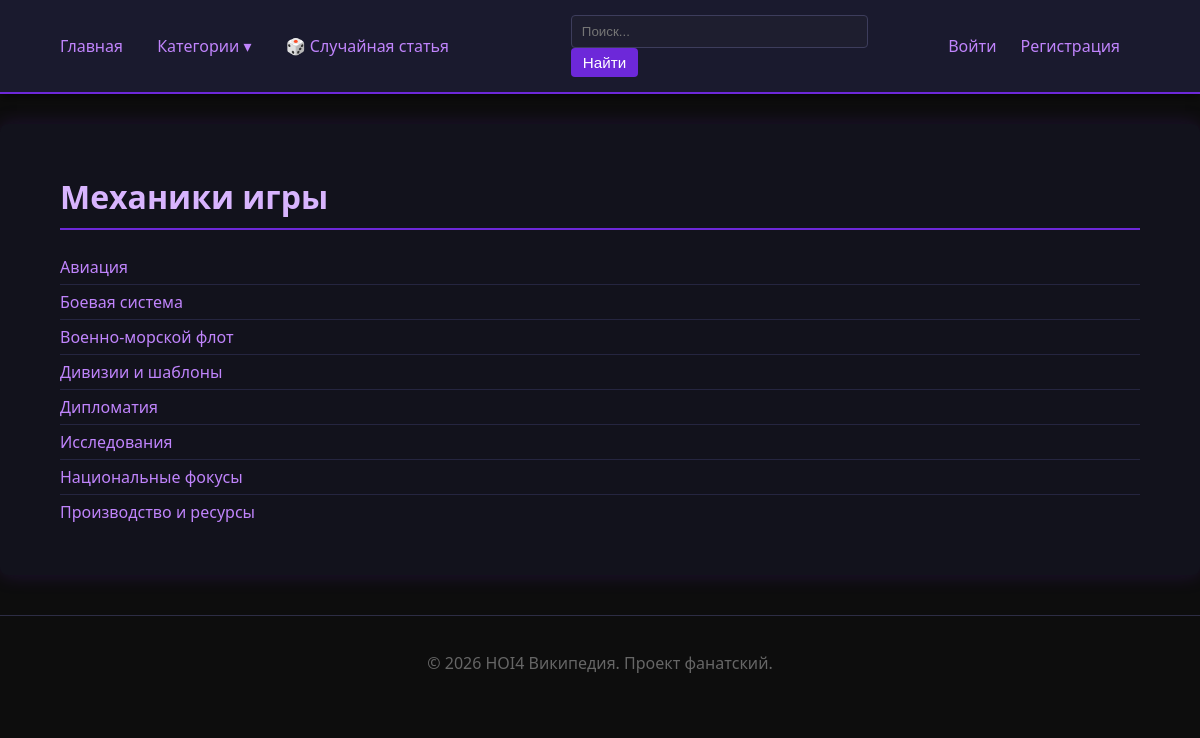
The page /mechanics on the database its author committed.
### app/models.py (models this page shows, shortened)
class Mechanic(SqlAlchemyBase):
    __tablename__ = 'mechanic'
    id = sa.Column(sa.Integer, primary_key=True, autoincrement=True)
    nazvanie = sa.Column(sa.String(120), nullable=False, unique=True)
    opisanie = sa.Column(sa.Text, nullable=False)
    category = orm.relationship('Category', secondary=mechanicCategorySvyaz, backref='mechanics')

### app/routes.py (the view)
@main.route('/mechanics')
def mechanicsList():
    sessia = dbSession()
    mehaniki = sessia.query(Mechanic).order_by(Mechanic.nazvanie).all()
    return render_template('mechanicsList.html', title='Механики', mehaniki=mehaniki)

### app/__init__.py (called while the page is built)
def create_app(configClass=Config):
    app = Flask(__name__)
    app.config.from_object(configClass)
    loginManager.init_app(app)
    from app.models import Yuzer, dbSession, Category
    @app.teardown_appcontext
    def shutdownSession(exception=None):
        dbSession.remove()
    @loginManager.user_loader
    def loadYuzer(yuzerId):
        sessia = dbSession()
        return sessia.get(Yuzer, int(yuzerId))
    @app.context_processor
    def utilityProcessor():
        def getKategoriiSoStatyami():
            sessia = dbSession()
            return sessia.query(Category).filter(Category.statya.any()).all()
        return dict(getKategoriiSoStatyami=getKategoriiSoStatyami)
    from app.routes import main
    app.register_blueprint(main)
    return app

### app/templates/mechanicsList.html (shortened to what this page needs)
{% extends "base.html" %}
{% block content %}
    <h1>Механики игры</h1>
    <ul>
    {% for m in mehaniki %}
        <li>
            <a href="{{ url_for('main.mechanicDetail', id=m.id) }}">{{ m.nazvanie }}</a>
        </li>
    {% endfor %}
    </ul>
{% endblock %}

### app/static/style.css (style rules this page uses)
body { font-family: 'Segoe UI', Tahoma, Geneva, Verdana, sans-serif; margin: 0; padding: 0; background: #0d0d0d; color: #e0e0e0; }
a { color: #c084fc; text-decoration: none; transition: color 0.2s, text-shadow 0.2s; }
h1, h2, h3 { color: #d8b4fe; font-weight: 600; }
h1 { border-bottom: 2px solid #6d28d9; padding-bottom: 10px; margin-bottom: 20px; }
ul { list-style: none; padding-left: 0; }
li { padding: 6px 0; border-bottom: 1px solid #252540; }
li:last-child { border-bottom: none; }

### rows shown on the page
Mechanic: nazvanie "Авиация"
Mechanic: nazvanie "Боевая система"
Mechanic: nazvanie "Военно-морской флот"
Mechanic: nazvanie "Дивизии и шаблоны"
Mechanic: nazvanie "Дипломатия"
Mechanic: nazvanie "Исследования"
Mechanic: nazvanie "Национальные фокусы"
Mechanic: nazvanie "Производство и ресурсы"
